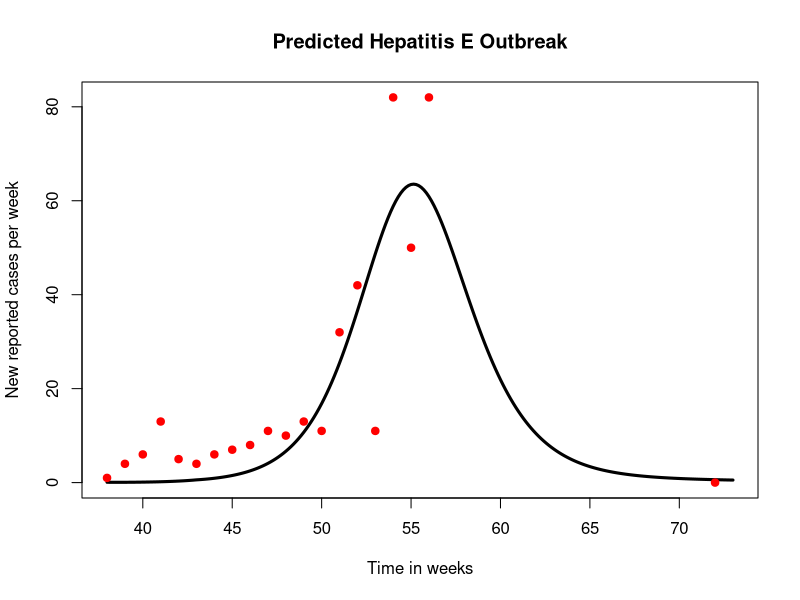
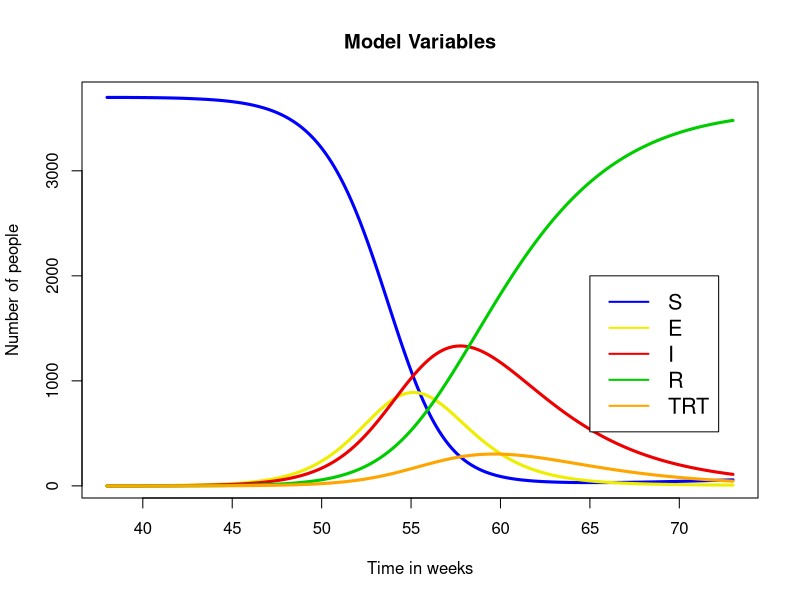
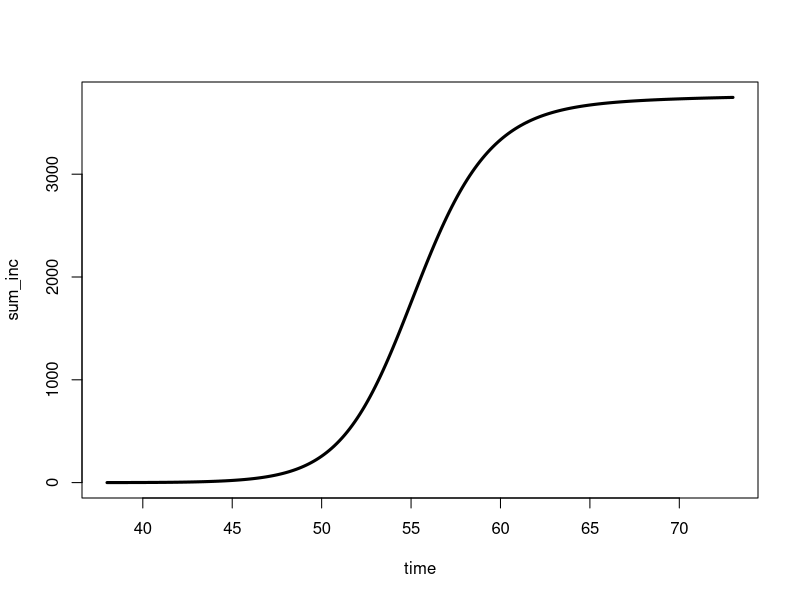

Source code (R) for these figures, in order:

# Mathematical Modelling of Infectious Diseases
###################################################
## MODELLING INTERVENTIONS IN R PRACTICAL SESSION## 
###################################################

# Extend SEIR Model to include interventions
# Reduced risk
# vaccaination
# treatment 

## change to your WD 
setwd("C:/mgh - mmid")

library(deSolve)
data <- read.csv('IHTM_hepEdata.csv')

# Set the start and end time for the model simulation
week_start <- 38
week_stop <- 73
times <- seq(week_start, week_stop, by = (1/7))

#MODEL PARAMETERS
parameters <- c(mui=(1/(50*52)),    # birth
                muo=(1/(50*52)),    # death
                beta=1.75,               # basic reproduction number
                omega=(1/(10*52)),  # rate of loss of immunity = 1/(average duration of immunity)
                gamma=1/2,          # rate of movement from latent to infectious stage = 1/(average latent period)
                nui=1/7,            # rate of recovery = 1/(average duration of infection)
                report=1/7,         # proportion of all infections that are reported
                amp=0,              # relative amplitude of seasonal forcing
                phi=0,              # week of peak in seasonal forcing
                improv_treat = 1/2, # rate of treatment with drug
                gammatreat = 1/2,   # rate of recovery if using the drug
                
                week_interv = 5,   # weeks after first case when the intervention starts
                lat_cov_i = 0.24,   # intervention coverage of latrines
                lat_eff = 0.7,      # efficacy of latrines in reducing transmission
                vac_cov_i = 0.0,     # coverage of vaccine campaign
                prop_treat = 0.25,    # proportion treated
                infect_treat = 0.25, # reduced infectiousness while treated
                campaignweeks = 4   # time taken to reach target coverage
)

# MODEL INITIAL CONDITIONS
initP<-3700 # population size

initE<-1 # Exposed
initI<-0 # Infectious
initR<-0 # Immune
initT<-0 # Treated 
initS<-initP-initE-initI-initR+initT  # Susceptible (non-immune)

state <- c(S = initS, E=initE, I = initI,R = initR, TRT = initT)

# set up a function to solve the equations
HepE<-function(t, state, parameters) 
{
  with(as.list(c(state, parameters)),
       {
         
         # define variables
         P <- (S+E+I+R+TRT)
         seas<-1+amp*cos(2*pi*(t-phi)/52)
         R0<-beta*gamma/(muo+nui*(1-prop_treat)+prop_treat*improv_treat)*(gamma+muo)
         
         ## IMPLEMENT RISK REDUCING INTERVENTION AS A PULSE (LATRINES, BED NETS, E.G)
         lat_cov <- (t>=(week_start+week_interv))*lat_cov_i
         latrine <- (1-lat_eff*lat_cov)
         lam <- latrine*beta*seas*(I/P+infect_treat*TRT/P)
         
         # IMPLEMENT VECCINATION AS A RATE
         vac_rate <- (-log(1-vac_cov_i)/campaignweeks)
         vaccinate <- (t>=(week_start+week_interv))*(t<=week_start+week_interv+campaignweeks)*vac_rate
         
         # rate of change
         dS <- mui*P-muo*S-lam*S+omega*R-vaccinate*S
         dE <- -muo*E+lam*S-gamma*E
         dI <- -muo*I-(1-prop_treat)*nui*I-prop_treat*improv_treat*I+gamma*E
         dR <- -muo*R-omega*R+vaccinate*S+gammatreat*TRT+(1-prop_treat)*nui*I
         dTRT <- -muo*TRT-gammatreat*TRT+prop_treat*improv_treat*I
         
         # return the rate of change
         list(c(dS, dE, dI, dR, dTRT))
       }
  ) 
  
}


# run the model
out <- ode(y = state, times = times, func = HepE, parms = parameters)

# some more model outputs
# total population
pop<-out[,"S"]+out[,"E"]+out[,"I"]+out[,"R"]+out[,"TRT"]
# weekly incidence
inc <- parameters["report"]*parameters["gamma"]*out[,"E"]

time<-out[,"time"]

# COMPARING THE MODEL OUTPUT WITH DATA
# label axes 
plot(time,inc,type='l',lwd=3,main = "Predicted Hepatitis E Outbreak",xlab = "Time in weeks",ylab="New reported cases per week",ylim=c(0,max(data[,"Cases"],inc)))
# plot the data with the model output
points(data[,"week"],data[,"Cases"],pch=19,col='red')


### PLOT model variables
plot(time,out[,"S"],type='l',col="blue",lwd=3,main = "Model Variables",xlab = "Time in weeks",ylab="Number of people")
lines(time,out[,"E"],type='l',col="yellow2",lwd=3)
lines(time,out[,"I"],type='l',col="red2",lwd=3)
lines(time,out[,"R"],type='l',col="green3",lwd=3)
lines(time,out[,"TRT"],type='l',col="orange1",lwd=3)
legend(65, 2000, legend=c("S","E","I","R","TRT"),
       col=c("blue", "yellow2","red2","green3","orange1"), lty=1,lwd=2, cex=1.3)

## PLOT TOTAL INCIDENCE
sum_inc<-cumsum(inc)
plot(time,sum_inc,type='l',lwd=3)
